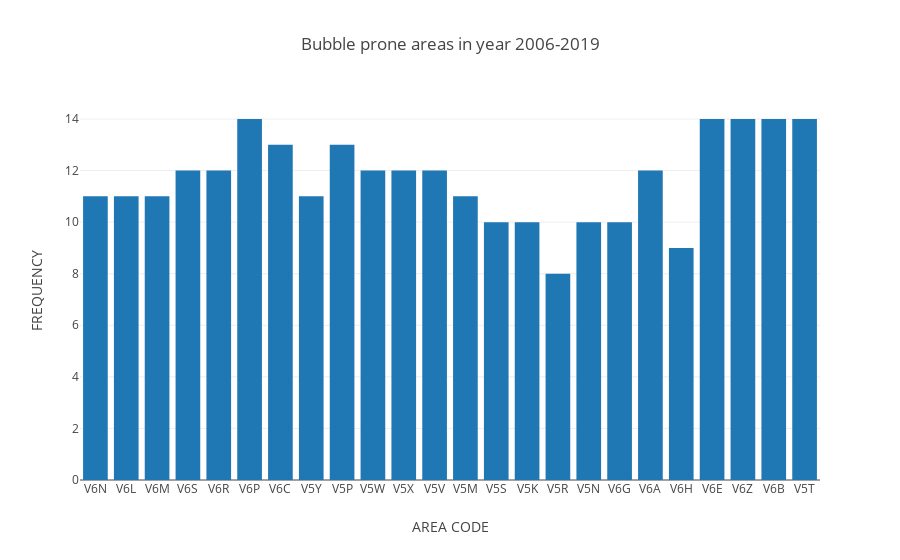
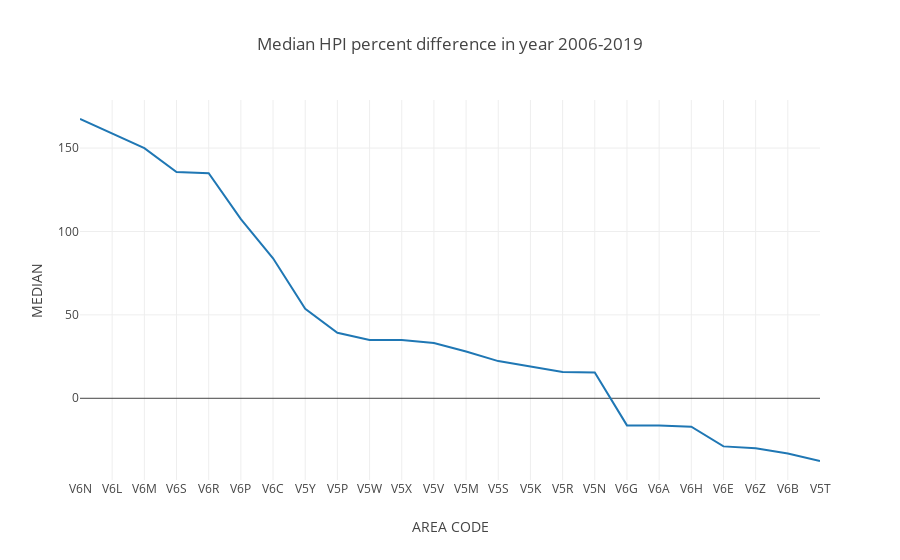

Source (notebook cell) for these figures, in order:
### Markdown cell above
### Visualize the bubble prone areas

### Code cell
trace = go.Bar(x=final_df['AREA_CODE'], 
               y=final_df['FREQUENCY']
              )
freqeuncy_graph_data = [trace]
layout = go.Layout(
    title='Bubble prone areas in year 2006-2019',
    xaxis=dict(title='AREA CODE'),
    yaxis=dict(title='FREQUENCY')
)
fig = go.Figure(data=freqeuncy_graph_data, layout=layout)
iplot(fig)

trace = go.Scatter(x=final_df['AREA_CODE'], y=final_df['MEDIAN'])
median_graph_data = [trace]
layout = go.Layout(
    title='Median HPI percent difference in year 2006-2019',
    xaxis=dict(title='AREA CODE'),
    yaxis=dict(title='MEDIAN')
)
fig = go.Figure(data=median_graph_data, layout=layout)
iplot(fig)

### Figure 1 — Plotly figure (JSON) as saved in the notebook; plotly's stock layout.template omitted (floating-point values rounded to 4 significant figures)
{"data": [{"type": "bar", "uid": "1ce79426-095b-4f5e-8494-6bcd26a00056", "x": ["V6N", "V6L", "V6M", "V6S", "V6R", "V6P", "V6C", "V5Y", "V5P", "V5W", "V5X", "V5V", "V5M", "V5S", "V5K", "V5R", "V5N", "V6G", "V6A", "V6H", "V6E", "V6Z", "V6B", "V5T"], "y": [11, 11, 11, 12, 12, 14, 13, 11, 13, 12, 12, 12, 11, 10, 10, 8, 10, 10, 12, 9, 14, 14, 14, 14]}], "layout": {"title": {"text": "Bubble prone areas in year 2006-2019"}, "xaxis": {"title": {"text": "AREA CODE"}}, "yaxis": {"title": {"text": "FREQUENCY"}}}}

### Figure 2 — Plotly figure (JSON) as saved in the notebook; plotly's stock layout.template omitted (floating-point values rounded to 4 significant figures)
{"data": [{"type": "scatter", "uid": "20cee358-7021-40a3-ae23-9ad4a7dc614b", "x": ["V6N", "V6L", "V6M", "V6S", "V6R", "V6P", "V6C", "V5Y", "V5P", "V5W", "V5X", "V5V", "V5M", "V5S", "V5K", "V5R", "V5N", "V6G", "V6A", "V6H", "V6E", "V6Z", "V6B", "V5T"], "y": [167.4, 158.7, 149.9, 135.6, 134.9, 107.4, 83.91, 53.6, 39.25, 35.0, 34.87, 33.12, 28.09, 22.3, 19.03, 15.77, 15.52, -16.25, -16.37, -16.99, -28.84, -30.0, -33.13, -37.59]}], "layout": {"title": {"text": "Median HPI percent difference in year 2006-2019"}, "xaxis": {"title": {"text": "AREA CODE"}}, "yaxis": {"title": {"text": "MEDIAN"}}}}
